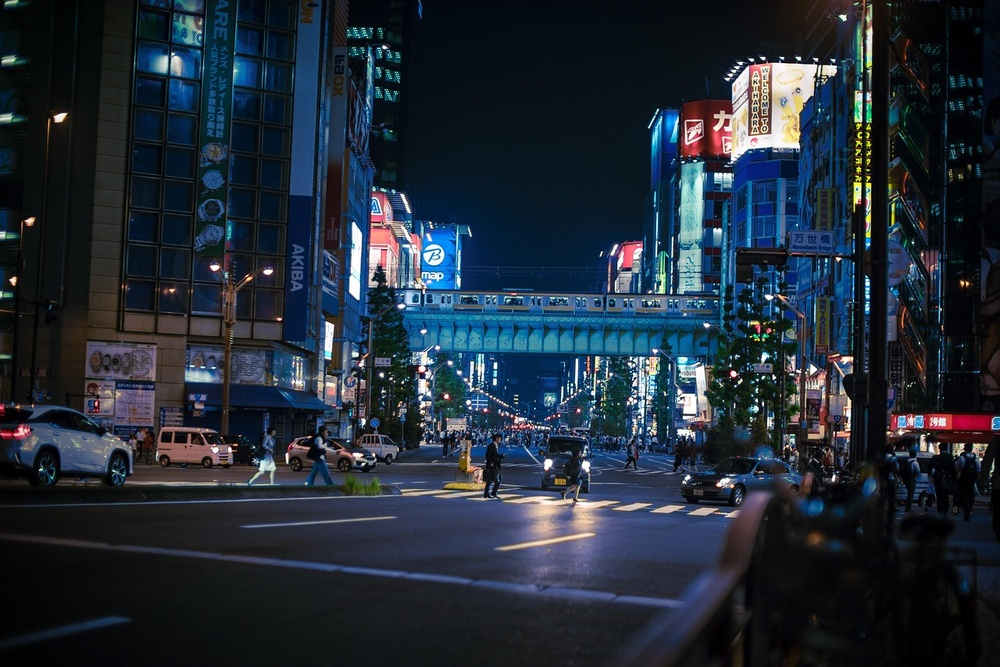
#> input picture resource/shibuya.jpg, 1000 x 667 px, shrunk from 1280 x 854 before the run, found by its file name
$ python 5_rotation.py
#> lines starting #> are read from the running program, lines starting #| are printed output that depends on the picture
import cv2
import numpy as np

RESOURCE_DIR = './resource/'
OUTPUT_DIR = './output/'

def main():
    image = cv2.imread(RESOURCE_DIR + 'shibuya.jpg')
#> image is the input picture: shape (667, 1000, 3); mean B, G, R 55.5, 43.9, 34.1

    M = cv2.getRotationMatrix2D((image.shape[1]//2, image.shape[0]//2), 45, 1.0)
    rotated = cv2.warpAffine(image, M, (image.shape[1], image.shape[0]))
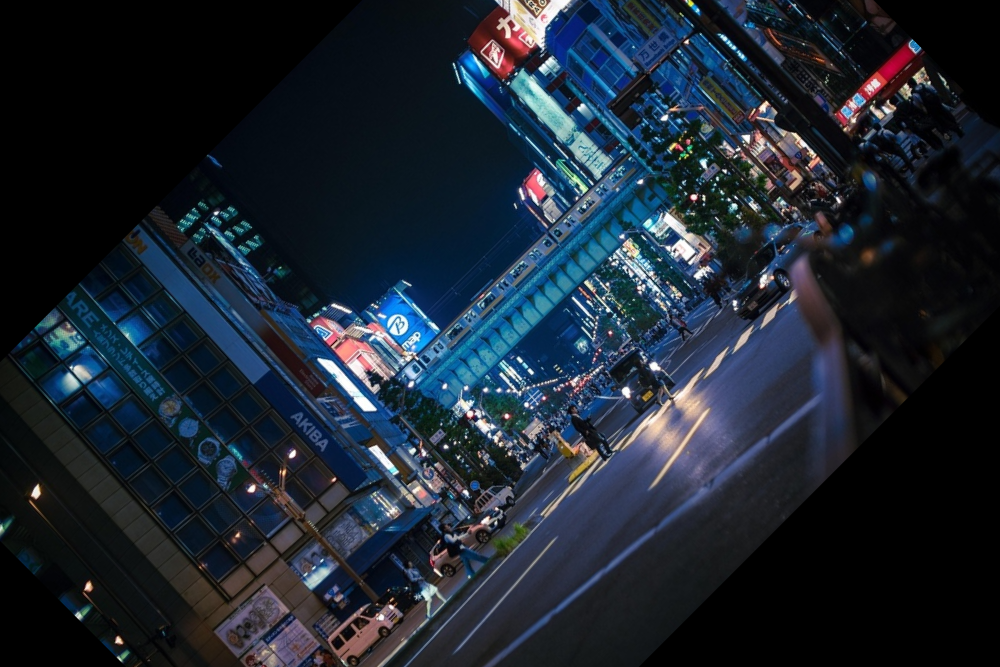
#> rotated: shape (667, 1000, 3); mean B, G, R 48.5, 37.4, 28.3

    cv2.imshow('shibuya.jpg', np.vstack((rotated, image)))
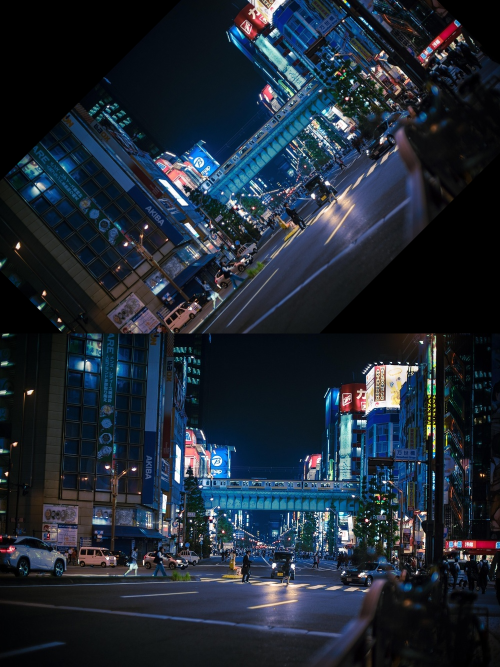
#> window 'shibuya.jpg': shape (1334, 1000, 3) (shown at 1/2 size); mean B, G, R 52, 40.6, 31.2
    cv2.waitKey(0)
    return 0

if __name__ == "__main__":
    main()
